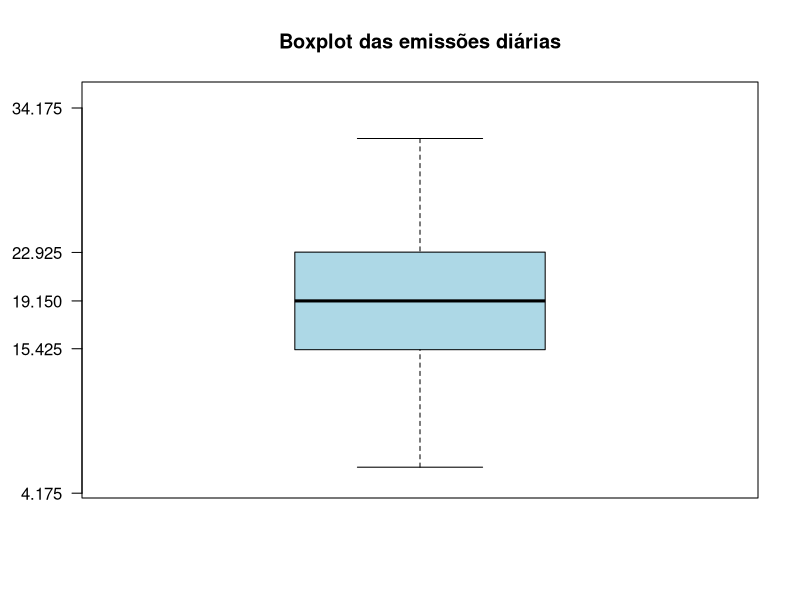
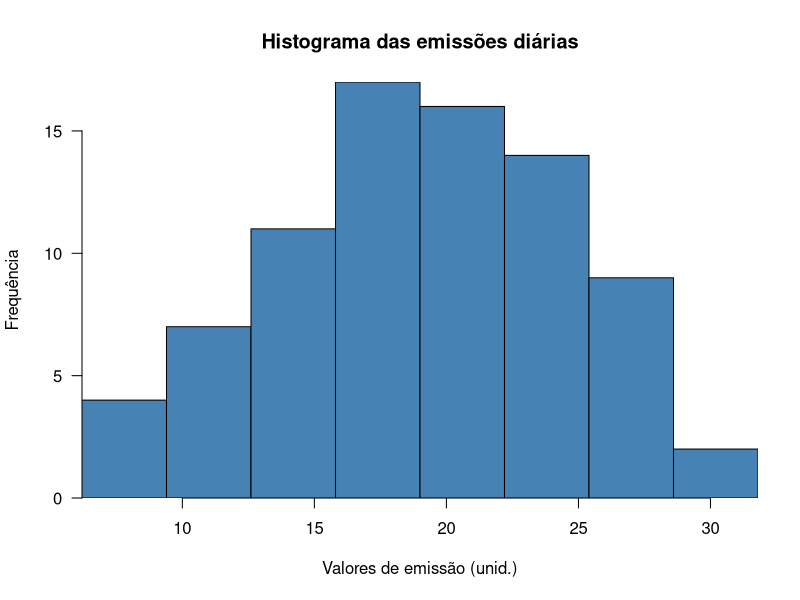

The R script that drew these images, in order:
# Limpeza do ambiente
rm(list = ls())
graphics.off()

# CONJUNTO DE DADOS (TABELA 1)
x <- c(
  15.8,22.7,26.8,19.1,18.5,14.4,8.3,25.9,26.4,9.8,21.9,10.5,
  17.3,6.2,18.0,22.9,24.6,19.4,12.3,15.9,20.1,17.0,22.3,27.5,
  23.9,17.5,11.0,20.4,16.2,20.8,20.9,21.4,18.0,24.3,11.8,17.9,
  18.7,12.8,15.5,19.2,13.9,28.6,19.4,21.6,13.5,24.6,20.0,24.1,
  9.0,17.6,25.7,20.1,13.2,23.7,10.7,19.0,14.5,18.1,31.8,28.5,
  22.7,15.2,23.0,29.6,11.2,14.7,20.5,26.6,13.3,18.1,24.8,26.1,
  7.7,22.5,19.3,19.4,16.7,16.9,23.5,18.4
)

# BOX PLOT
# Cálculo dos quartis e limites
Q1 <- quantile(x, 0.25)
Q3 <- quantile(x, 0.75)
IQR <- Q3 - Q1
min_limit <- Q1 - 1.5 * IQR
max_limit <- Q3 + 1.5 * IQR

# Vetor com os valores para o eixo y
valores_y <- c(min_limit, Q1, median(x), Q3, max_limit)

# Boxplot
boxplot(x,
        main = "Boxplot das emissões diárias",
        col = "lightblue",
        border = "black",
        ylim = c(5, 35),
        yaxt = "n")

# Eixo manual com os valores importantes
axis(2, at = valores_y,
     labels = format(valores_y, nsmall = 2),
     las = 1)

# HISTOGRAMA
# Parâmetros de Sturges
n <- length(x)
k <- ceiling(1 + 3.322 * log10(n))
h <- (max(x) - min(x)) / k
breaks <- seq(from = min(x), to = max(x) + 0.001, by = h)

# Histograma com barras
hist(x,
     breaks = breaks,
     main = "Histograma das emissões diárias",
     xlab = "Valores de emissão (unid.)",
     ylab = "Frequência",
     col = "steelblue",
     border = "black",
     xaxt = "s",
     yaxt = "s",
     xaxs = "i", yaxs = "i",
     las = 1)
